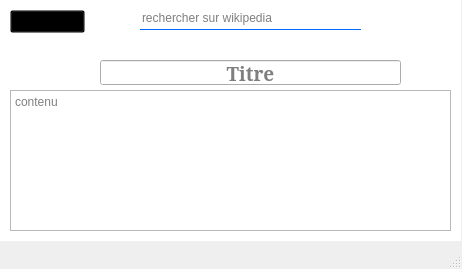
<?xml version="1.0" encoding="UTF-8"?>
<ui version="4.0">
 <class>MainWindow</class>
 <widget class="QMainWindow" name="MainWindow">
  <property name="geometry">
   <rect>
    <x>0</x>
    <y>0</y>
    <width>462</width>
    <height>269</height>
   </rect>
  </property>
  <property name="maximumSize">
   <size>
    <width>462</width>
    <height>269</height>
   </size>
  </property>
  <property name="windowTitle">
   <string>wikipy</string>
  </property>
  <widget class="QWidget" name="centralwidget">
   <widget class="QStackedWidget" name="stackedWidget">
    <property name="geometry">
     <rect>
      <x>0</x>
      <y>40</y>
      <width>461</width>
      <height>201</height>
     </rect>
    </property>
    <property name="currentIndex">
     <number>1</number>
    </property>
    <widget class="QWidget" name="page">
     <widget class="QLabel" name="label">
      <property name="geometry">
       <rect>
        <x>0</x>
        <y>0</y>
        <width>581</width>
        <height>321</height>
       </rect>
      </property>
      <property name="styleSheet">
       <string notr="true">background-color: rgb(255, 255, 255);</string>
      </property>
      <property name="text">
       <string/>
      </property>
     </widget>
     <widget class="QTextEdit" name="textEdit">
      <property name="geometry">
       <rect>
        <x>100</x>
        <y>40</y>
        <width>261</width>
        <height>51</height>
       </rect>
      </property>
      <property name="styleSheet">
       <string notr="true">border:none;</string>
      </property>
      <property name="readOnly">
       <bool>true</bool>
      </property>
      <property name="html">
       <string>&lt;!DOCTYPE HTML PUBLIC &quot;-//W3C//DTD HTML 4.0//EN&quot; &quot;http://www.w3.org/TR/REC-html40/strict.dtd&quot;&gt;
&lt;html&gt;&lt;head&gt;&lt;meta name=&quot;qrichtext&quot; content=&quot;1&quot; /&gt;&lt;style type=&quot;text/css&quot;&gt;
p, li { white-space: pre-wrap; }
&lt;/style&gt;&lt;/head&gt;&lt;body style=&quot; font-family:'MS Shell Dlg 2'; font-size:8.25pt; font-weight:400; font-style:normal;&quot;&gt;
&lt;p align=&quot;center&quot; style=&quot; margin-top:0px; margin-bottom:0px; margin-left:0px; margin-right:0px; -qt-block-indent:0; text-indent:0px;&quot;&gt;&lt;span style=&quot; font-size:12pt;&quot;&gt;outils simple et pratique pour faire de simple  recherche sur wikipedia&lt;/span&gt;&lt;/p&gt;&lt;/body&gt;&lt;/html&gt;</string>
      </property>
     </widget>
     <widget class="QPushButton" name="btn_historique">
      <property name="geometry">
       <rect>
        <x>190</x>
        <y>130</y>
        <width>101</width>
        <height>31</height>
       </rect>
      </property>
      <property name="cursor">
       <cursorShape>PointingHandCursor</cursorShape>
      </property>
      <property name="styleSheet">
       <string notr="true">background:transparent;
border:1px solid rgb(0, 105, 255);
font: 75 12pt &quot;MS Shell Dlg 2&quot;;</string>
      </property>
      <property name="text">
       <string>historique</string>
      </property>
     </widget>
    </widget>
    <widget class="QWidget" name="page_2">
     <widget class="QLabel" name="label_4">
      <property name="geometry">
       <rect>
        <x>-4</x>
        <y>-8</y>
        <width>471</width>
        <height>211</height>
       </rect>
      </property>
      <property name="styleSheet">
       <string notr="true">background-color: rgb(255, 255, 255);</string>
      </property>
      <property name="text">
       <string/>
      </property>
     </widget>
     <widget class="QLineEdit" name="titre">
      <property name="geometry">
       <rect>
        <x>100</x>
        <y>20</y>
        <width>301</width>
        <height>25</height>
       </rect>
      </property>
      <property name="font">
       <font>
        <family>MS Serif</family>
        <pointsize>14</pointsize>
        <weight>75</weight>
        <bold>true</bold>
       </font>
      </property>
      <property name="alignment">
       <set>Qt::AlignCenter</set>
      </property>
      <property name="placeholderText">
       <string>Titre</string>
      </property>
      <property name="clearButtonEnabled">
       <bool>true</bool>
      </property>
     </widget>
     <widget class="QTextEdit" name="contenu">
      <property name="geometry">
       <rect>
        <x>10</x>
        <y>50</y>
        <width>441</width>
        <height>141</height>
       </rect>
      </property>
      <property name="layoutDirection">
       <enum>Qt::LeftToRight</enum>
      </property>
      <property name="placeholderText">
       <string>contenu</string>
      </property>
     </widget>
    </widget>
    <widget class="QWidget" name="page_3">
     <widget class="QLabel" name="label_5">
      <property name="geometry">
       <rect>
        <x>-10</x>
        <y>-10</y>
        <width>471</width>
        <height>211</height>
       </rect>
      </property>
      <property name="styleSheet">
       <string notr="true">background-color: rgb(255, 255, 255);</string>
      </property>
      <property name="text">
       <string/>
      </property>
     </widget>
     <widget class="QTableWidget" name="tableWidget">
      <property name="geometry">
       <rect>
        <x>15</x>
        <y>50</y>
        <width>431</width>
        <height>121</height>
       </rect>
      </property>
      <property name="styleSheet">
       <string notr="true">font: 12pt &quot;MS Shell Dlg 2&quot;;</string>
      </property>
      <attribute name="horizontalHeaderDefaultSectionSize">
       <number>210</number>
      </attribute>
      <column>
       <property name="text">
        <string>date</string>
       </property>
      </column>
      <column>
       <property name="text">
        <string>libelle</string>
       </property>
      </column>
     </widget>
    </widget>
   </widget>
   <widget class="QLabel" name="label_2">
    <property name="geometry">
     <rect>
      <x>0</x>
      <y>0</y>
      <width>461</width>
      <height>41</height>
     </rect>
    </property>
    <property name="styleSheet">
     <string notr="true">background-color: rgb(255, 255, 255);</string>
    </property>
    <property name="text">
     <string/>
    </property>
   </widget>
   <widget class="QLabel" name="label_3">
    <property name="geometry">
     <rect>
      <x>10</x>
      <y>10</y>
      <width>61</width>
      <height>21</height>
     </rect>
    </property>
    <property name="styleSheet">
     <string notr="true">border:none;
border-left:4px solid #0069FF;
/*border-radius:10%;</string>
    </property>
    <property name="text">
     <string>&lt;html&gt;&lt;head/&gt;&lt;body&gt;&lt;p align=&quot;center&quot;&gt;&lt;span style=&quot; font-size:11pt; font-weight:600; color:#0069ff;&quot;&gt;wikipy&lt;/span&gt;&lt;/p&gt;&lt;/body&gt;&lt;/html&gt;</string>
    </property>
   </widget>
   <widget class="QLineEdit" name="rech">
    <property name="geometry">
     <rect>
      <x>140</x>
      <y>6</y>
      <width>221</width>
      <height>24</height>
     </rect>
    </property>
    <property name="styleSheet">
     <string notr="true">background:transparent;
font: 12pt &quot;MS Shell Dlg 2&quot;;
border:none;
border-bottom:1px solid rgb(0, 105, 255);</string>
    </property>
    <property name="frame">
     <bool>true</bool>
    </property>
    <property name="placeholderText">
     <string>rechercher sur wikipedia</string>
    </property>
    <property name="clearButtonEnabled">
     <bool>true</bool>
    </property>
   </widget>
   <widget class="QPushButton" name="accueil">
    <property name="geometry">
     <rect>
      <x>10</x>
      <y>10</y>
      <width>75</width>
      <height>23</height>
     </rect>
    </property>
    <property name="cursor">
     <cursorShape>PointingHandCursor</cursorShape>
    </property>
    <property name="layoutDirection">
     <enum>Qt::LeftToRight</enum>
    </property>
    <property name="styleSheet">
     <string notr="true">background:Transparent;
</string>
    </property>
    <property name="text">
     <string/>
    </property>
   </widget>
   <zorder>label_2</zorder>
   <zorder>stackedWidget</zorder>
   <zorder>label_3</zorder>
   <zorder>rech</zorder>
   <zorder>accueil</zorder>
  </widget>
  <widget class="QMenuBar" name="menubar">
   <property name="geometry">
    <rect>
     <x>0</x>
     <y>0</y>
     <width>462</width>
     <height>21</height>
    </rect>
   </property>
  </widget>
  <widget class="QStatusBar" name="statusbar"/>
 </widget>
 <resources>
  <include location="fichiers/img.qrc"/>
 </resources>
 <connections/>
</ui>
